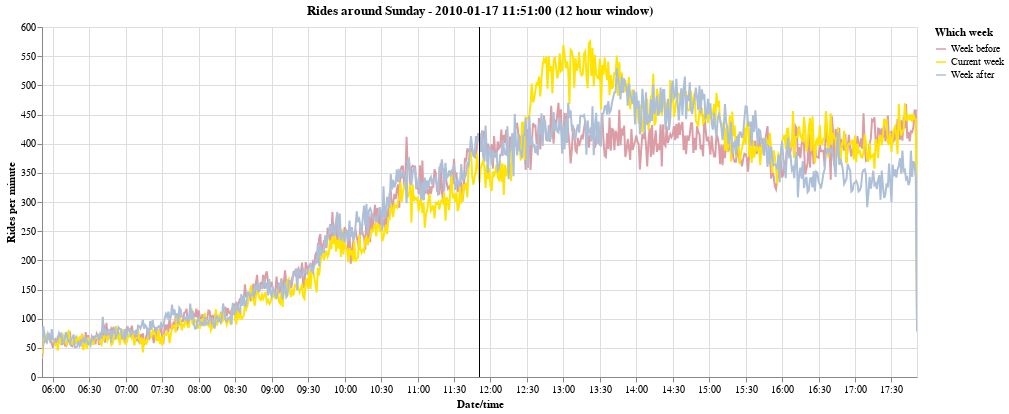

The cell this chart's notebook holds for it:
### Code cell
line = alt.Chart(pd.DataFrame({'x': [str(b)]})).mark_rule().encode(x=alt.X('x:T', title='', timeUnit='yearmonthdatehoursminutesseconds',) )    

# https://altair-viz.github.io/user_guide/times_and_dates.html
rides = alt.Chart(df_single_12hrs, title="Rides around " + str(b.strftime('%A')) + ' - ' + str(b) + ' (12 hour window)').mark_line().encode(
    #x=alt.X('hoursminutes(pickup_datetime_1min):Q', title='Date/time', 
    #x=alt.X('utchoursminutes(pickup_datetime_1min_str):T', title='Date/time', 
    x=alt.X('pickup_datetime_same_time:T', title='Date/time', 
            timeUnit='yearmonthdatehoursminutesseconds',
            axis=alt.Axis( format='%H:%M', 
                        #tickCount=12,
                    )
            ), 
    #x=alt.X('sequence:Q', axis=None, title='Date/time' ),     
    y=alt.Y('rides_per_minute:Q', title='Rides per minute'),
    color=alt.Color('which_week:N', title='Which week', scale=alt.Scale(
                                            domain=['Week before', 'Current week', 'Week after'],
                                            range=['#DB9EA6 ', '#FFE303', '#adc0d8']))
).properties(
width=875,
    height=350
).interactive()
rides+line

### Figure 1 — Vega-Lite specification as saved in the notebook (floating-point values rounded to 4 significant figures; data arrays with more than 128 entries replaced by an {"elided": "..."} marker saying what was removed)
{"config": {"view": {"continuousWidth": 400, "continuousHeight": 300}}, "layer": [{"data": {"name": "data-8518b85b4301a383874c0d3424d85372"}, "mark": "line", "encoding": {"color": {"type": "nominal", "field": "which_week", "scale": {"domain": ["Week before", "Current week", "Week after"], "range": ["#DB9EA6 ", "#FFE303", "#adc0d8"]}, "title": "Which week"}, "x": {"type": "temporal", "axis": {"format": "%H:%M"}, "field": "pickup_datetime_same_time", "timeUnit": "yearmonthdatehoursminutesseconds", "title": "Date/time"}, "y": {"type": "quantitative", "field": "rides_per_minute", "title": "Rides per minute"}}, "height": 350, "selection": {"selector040": {"type": "interval", "bind": "scales", "encodings": ["x", "y"]}}, "title": "Rides around Sunday - 2010-01-17 11:51:00 (12 hour window)", "width": 875}, {"data": {"name": "data-6d9763e8f3a4b02bc32f907f7c3584cd"}, "mark": "rule", "encoding": {"x": {"type": "temporal", "field": "x", "timeUnit": "yearmonthdatehoursminutesseconds", "title": ""}}}], "$schema": "https://vega.github.io/schema/vega-lite/v4.8.1.json", "datasets": {"data-8518b85b4301a383874c0d3424d85372": {"elided": "2163 records"}, "data-6d9763e8f3a4b02bc32f907f7c3584cd": [{"x": "2010-01-17 11:51:00"}]}}
